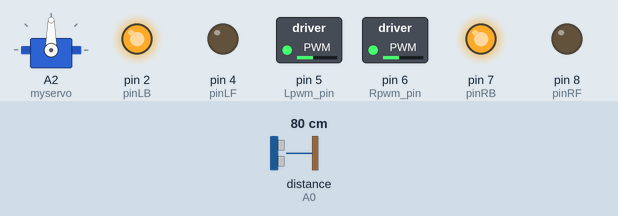
A sketch run on a simulated Arduino Uno, built with avr-gcc and run on an emulated ATmega328P. Shown: servo, switched loads named in the sketch (green lamp = pin HIGH), output pins drawn as LEDs (lit = HIGH). Wiring (inferred from the names in the program): ultrasonic range finder: trigger A1; echo A0. Dashed ring = blinking. The test bench sets the inputs (shaded band); at power-on: distance to the obstacle (sensor on A0) 80 cm. The echo pulse lasts 58.3 µs per cm; pins used as bus, display or sensor lines are not drawn.

Above: at 1.2 s.
1.3 s: distance to the obstacle (sensor on A0) set to 12 cm
2.8 s: distance to the obstacle (sensor on A0) set to 9 cm
At 5.0 s:
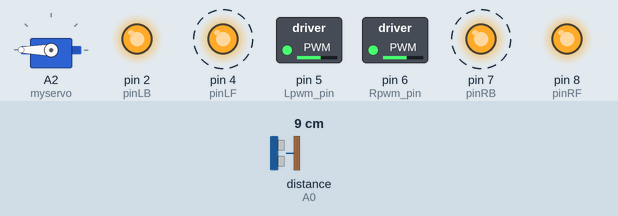
5.8 s: distance to the obstacle (sensor on A0) set to 18 cm
At 6.4 s:
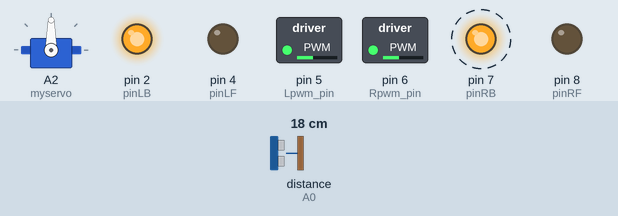
7.5 s: distance to the obstacle (sensor on A0) set to 2 cm
At 10.3 s:
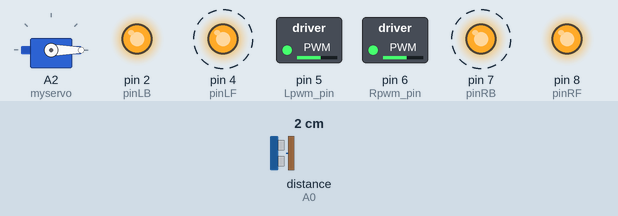
Timing chart, 0 to 11.5 s (numbered marks = the images above; inputs shaded):
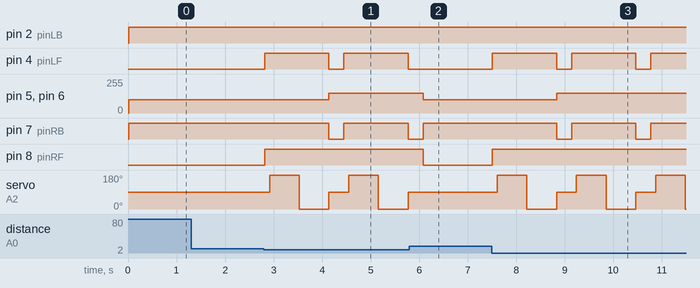

The sketch:

Obstacle_Avoidance_Robot_Car.ino
```cpp
#include <Servo.h>
#include <Servo.h>
Servo myservo;
int Echo_Pin=A0;  // ultrasonic module   ECHO to A0
int Trig_Pin=A1;  // ultrasonic module  TRIG to A1
#define Lpwm_pin  5     //pin of controlling speed---- ENA of motor driver board
#define Rpwm_pin  6    //pin of controlling speed---- ENB of motor driver board
int pinLB=2;             //pin of controlling turning---- IN1 of motor driver board
int pinLF=4;             //pin of controlling turning---- IN2 of motor driver board
int pinRB=7;            //pin of controlling turning---- IN3 of motor driver board
int pinRF=8;            //pin of controlling turning---- IN4 of motor driver board
volatile int D_mix;
volatile int D_mid;
volatile int D_max;
volatile int Front_Distance;
volatile int Left_Distance;
volatile int Right_Distance;
volatile int Right_IR_Value;
volatile int Left_IR_Value;

float checkdistance() {
  digitalWrite(Trig_Pin, LOW);
  delayMicroseconds(2);
  digitalWrite(Trig_Pin, HIGH);
  delayMicroseconds(10);
  digitalWrite(Trig_Pin, LOW);
  float distance = pulseIn(Echo_Pin, HIGH) / 58.00;
  delay(10);
  return distance;
}

void Detect_Left_and_Right__distance() {
  myservo.write(180);
  delay(400);
  Left_Distance = checkdistance();
  delay(600);
  Serial.print("Left_Distance:");
  Serial.println(Left_Distance);
  myservo.write(0);
  delay(400);
  Right_Distance = checkdistance();
  delay(600);
  Serial.print("Right_Distance:");
  Serial.println(Right_Distance);
  myservo.write(90);
}

void Ultrasonic_obstacle_avoidance()
{
  Front_Distance=checkdistance(); //obtain the value detected by ultrasonic sensor
  if((Front_Distance < 10)&&(Front_Distance > 0))//if the distance is greater than 0 and less than 20
{
    stopp();//stop
    delay(100);
    myservo.write(180);
    delay(500);
    Left_Distance=checkdistance();//measure the distance
    delay(100);
    myservo.write(0);
    delay(500);
    Right_Distance=checkdistance();//measure the distance
    delay(100);
if(Left_Distance > Right_Distance)//if distance a1 is greater than a2
    {
      rotate_left(150);//turn left
      myservo.write(90);
      delay(300);
    }
    else //if the right distance is greater than the left
    {
      rotate_right(150);// turn right
      myservo.write(90);
      delay(300);
    }
  }
  else//otherwise
  {
    go_forward(100);//go forward
  }
}


void Obstacle_Avoidance_Main()
{
  Ultrasonic_obstacle_avoidance();
}


void setup(){
  myservo.attach(A2);
  Serial.begin(9600);
  D_mix = 10;
  D_mid = 20;
  D_max = 100;
  Front_Distance = 0;
  Left_Distance = 0;
  Right_Distance = 0;
  myservo.write(90);
  pinMode(Echo_Pin, INPUT);
  pinMode(Trig_Pin, OUTPUT);
  pinMode(pinLB,OUTPUT); // /pin 2
  pinMode(pinLF,OUTPUT); // pin 4
  pinMode(pinRB,OUTPUT); // pin 7
  pinMode(pinRF,OUTPUT);  // pin 8
  pinMode(Lpwm_pin,OUTPUT);  // pin 5 (PWM)
  pinMode(Rpwm_pin,OUTPUT);  // pin 6(PWM)
}

void loop(){
  Obstacle_Avoidance_Main();

}


void go_forward(unsigned char speed_val)    // speed_val：0~255
    {digitalWrite(pinRB,HIGH);
     digitalWrite(pinRF,LOW);
     digitalWrite(pinLB,HIGH);
     digitalWrite(pinLF,LOW);
     analogWrite(Lpwm_pin,speed_val);
     analogWrite(Rpwm_pin,speed_val);


    }

void go_backward(unsigned char speed_val)    // speed_val：0~255
    {
     digitalWrite(pinRB,LOW);
     digitalWrite(pinRF,HIGH);
     digitalWrite(pinLB,LOW);
     digitalWrite(pinLF,HIGH);
     analogWrite(Lpwm_pin,speed_val);
     analogWrite(Rpwm_pin,speed_val);
    }

void rotate_left(unsigned char speed_val)        // speed_val：0~255
    {digitalWrite(pinRB,HIGH);
     digitalWrite(pinRF,LOW );
     digitalWrite(pinLB,LOW);
     digitalWrite(pinLF,HIGH);
     analogWrite(Lpwm_pin,speed_val);
     analogWrite(Rpwm_pin,speed_val);


    }
void rotate_right(unsigned char speed_val)    // speed_val：0~255
    {
      digitalWrite(pinRB,LOW);
     digitalWrite(pinRF,HIGH);
     digitalWrite(pinLB,HIGH);
     digitalWrite(pinLF,LOW);
     analogWrite(Lpwm_pin,speed_val);
     analogWrite(Rpwm_pin,speed_val);

    }
void stopp()        //stop
    {
     digitalWrite(pinRB,HIGH);
     digitalWrite(pinRF,HIGH);
     digitalWrite(pinLB,HIGH);
     digitalWrite(pinLF,HIGH);
    }
```

Measured:
- the behaviour switches between 11 and 10 cm on distance to the obstacle (sensor on A0) (found by bisection; images 0 and 1)
- after the input at 1.3 s, every drawn part: stays the same
- after the input at 2.8 s, pin 4 (pinLF): alternates HIGH for 1.3 s and LOW for 0.31 s, starting at once; pin 5 (Lpwm_pin): 100/255 → 150/255 after 1.3 s
- after the input at 5.8 s, pin 4 (pinLF): stays LOW (without the input it goes to HIGH after 0.28 s); pin 5 (Lpwm_pin), pin 6 (Rpwm_pin): 150/255 → 100/255 after 0.28 s; pin 8 (pinRF): HIGH → LOW after 0.28 s; servo on A2 (myservo): stays 90° (without the input it goes to 180° after 0.38 s)
- after the input at 7.5 s, pin 4 (pinLF): alternates HIGH for 1.3 s and LOW for 0.31 s, starting at once; pin 5 (Lpwm_pin): 100/255 → 150/255 after 1.3 s
